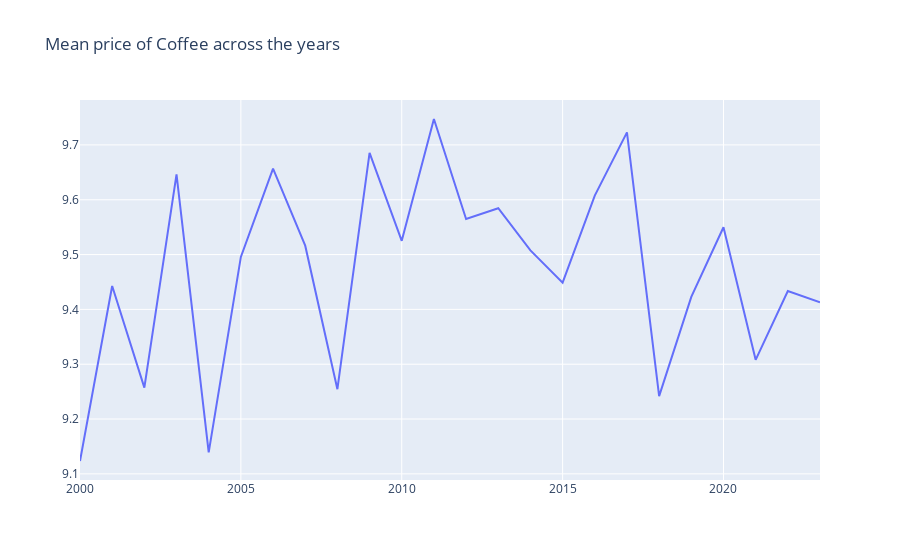

Notebook code for this chart:
### Code cell
# General price of coffee across the years
mpy = df2[['Year', 'Price']].groupby('Year').mean()
fig = go.Figure(go.Scatter(x = mpy.index, y = mpy.Price, mode='lines'))
fig.update_layout(title='Mean price of Coffee across the years')
fig.show()

### Figure 1 — Plotly figure (JSON) as saved in the notebook; plotly's stock layout.template omitted (floating-point values rounded to 4 significant figures)
{"data": [{"mode": "lines", "type": "scatter", "x": [2000, 2001, 2002, 2003, 2004, 2005, 2006, 2007, 2008, 2009, 2010, 2011, 2012, 2013, 2014, 2015, 2016, 2017, 2018, 2019, 2020, 2021, 2022, 2023], "y": [9.123, 9.443, 9.257, 9.646, 9.139, 9.496, 9.657, 9.516, 9.254, 9.685, 9.525, 9.747, 9.565, 9.585, 9.508, 9.449, 9.607, 9.723, 9.242, 9.423, 9.55, 9.308, 9.433, 9.413]}], "layout": {"title": {"text": "Mean price of Coffee across the years"}}}
